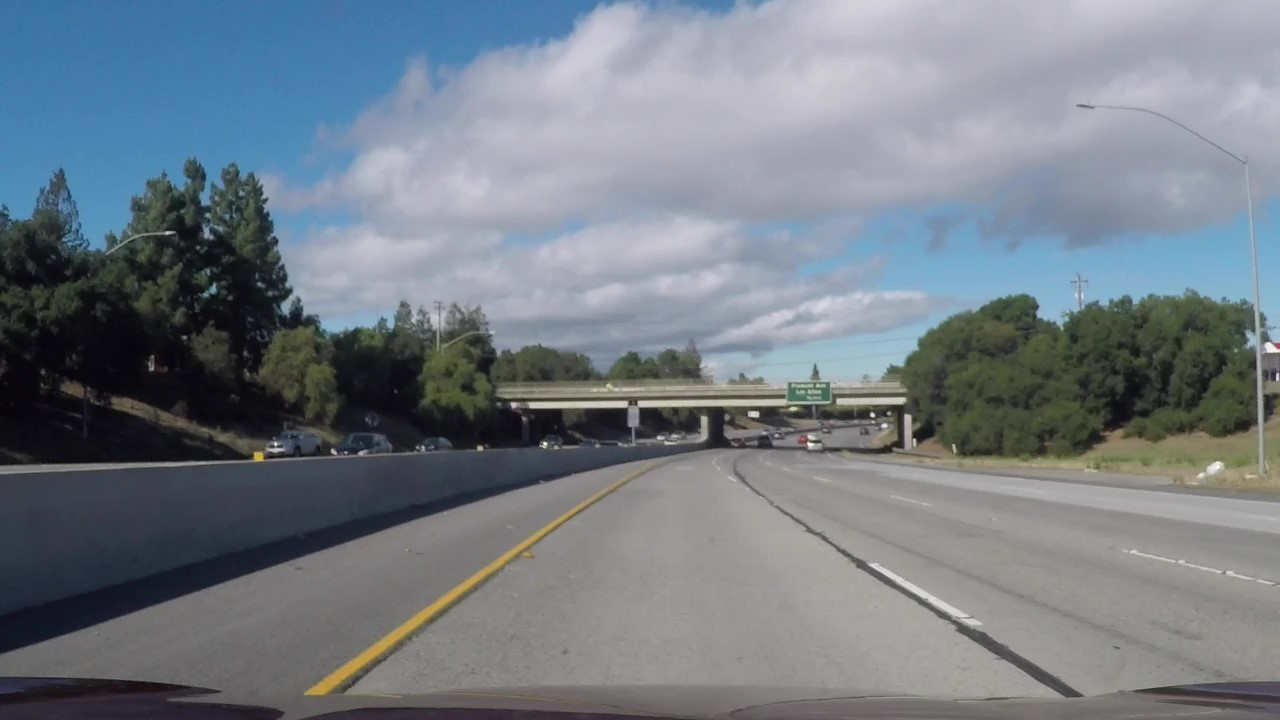
#> input picture test_images/challenge_1.jpg, 1280 x 720 px, given in place of test2.jpg, which was not available
$ jupyter execute --allow-errors Perspective_change.ipynb   (text cells are left out)
#> lines starting #> are read from the running program, lines starting #| are printed output that depends on the picture; pictures that were not available may be replaced by others from this repository, and a replacement may not be noted
### code/scripts/my_camera_cal.py
import numpy as np
import cv2
import glob
import matplotlib.pyplot as plt
from pathlib import Path
import pickle


# directory:  the directory where the callibration images are
# nx,ny the number of points inside the chess board
# [56 lines left out: functions find_points, undistort, saveValuesToUndistort, not called in this run]

def readValuesToUndistort(filename):
#> called with filename = 'config/myvalues_to_undistort.p'
    dist_pickle=pickle.load( open( filename, "rb" ) )
#> (reads code/config/myvalues_to_undistort.p from the repository)
    mtx=dist_pickle["mtx"]
    dist=dist_pickle["dist"]
    return mtx,dist

# [27 lines left out: functions unwarp, image_perspective, not called in this run]

### code/scripts/my_pipeline.py
import numpy as np
import cv2
import matplotlib.pyplot as plt
import matplotlib.image as mpimg


#WARNING:  These imports have to be done with scripts because they are being called from code.
from scripts.my_color_thresh import HLScolor_thresh

from scripts.my_sobel_thresh import abs_sobel_thresh
from scripts.my_sobel_thresh import mag_thresh
from scripts.my_sobel_thresh import dir_threshold

def pipeline(img, channel='s', color_thresh=(110, 255), orient='x',sobel_thresh=(20, 100)):

    # We are considering here only X and Y abs sobel threshold.

    grad_sobel = abs_sobel_thresh(img, orient=orient, thresh=sobel_thresh)

    #binary_color=HLScolor_thresh(img,channel,color_thresh)
    binary_color=HLScolor_thresh(img,channel=channel,thresh=color_thresh)

    # Stack each channel
    color_binary = np.dstack(( np.zeros_like(grad_sobel), grad_sobel, binary_color)) * 255
    #print(color_binary.shape)

    #Then combine them
    # Combine the two binary thresholds
    combined_binary = np.zeros_like(grad_sobel)
    combined_binary[(binary_color == 1) | (grad_sobel == 1)] = 1

    return color_binary, combined_binary

### code/done/Perspective_change.ipynb
[cell 1]
import numpy as np
import cv2
import matplotlib.pyplot as plt
import matplotlib.image as mpimg

import glob

[cell 2]
from scripts.my_camera_cal import readValuesToUndistort
from scripts.my_camera_cal import unwarp

from scripts.my_pipeline import pipeline

[cell 3]
from scripts.my_camera_cal import image_perspective

[cell 4]
mtx,dist=readValuesToUndistort("config/myvalues_to_undistort.p")

[cell 5]
# Make a list of calibration images
images = glob.glob('../test_images/*.jpg')
print(images)

[cell 6]
# Read in an image
image = mpimg.imread('../test_images/test2.jpg')
#> image is the input picture: shape (720, 1280, 3); mean R, G, B 116.2, 124.4, 132.9
print(image.shape)
#| (720, 1280, 3)

#undistort it
dst = cv2.undistort(image, mtx, dist, None, mtx)
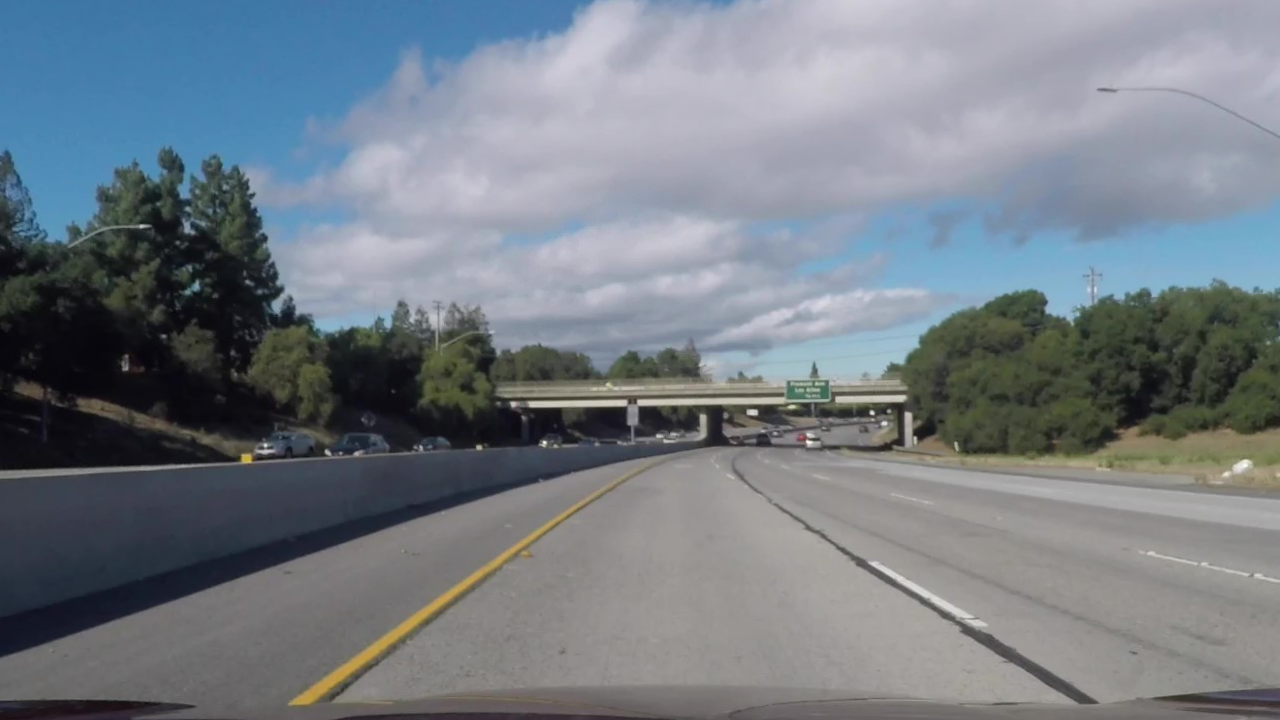
#> dst: shape (720, 1280, 3); mean R, G, B 117, 125, 133
print(dst.shape)
#| (720, 1280, 3)

[cell 7]
# Plot the result
f, (ax1, ax2) = plt.subplots(1, 2, figsize=(24, 9))
f.tight_layout()
ax1.imshow(image)
ax1.set_title('Original Image', fontsize=50)
ax2.imshow(dst)
ax2.set_title('Undistorted Image', fontsize=50)
plt.subplots_adjust(left=0., right=1, top=0.9, bottom=0.)
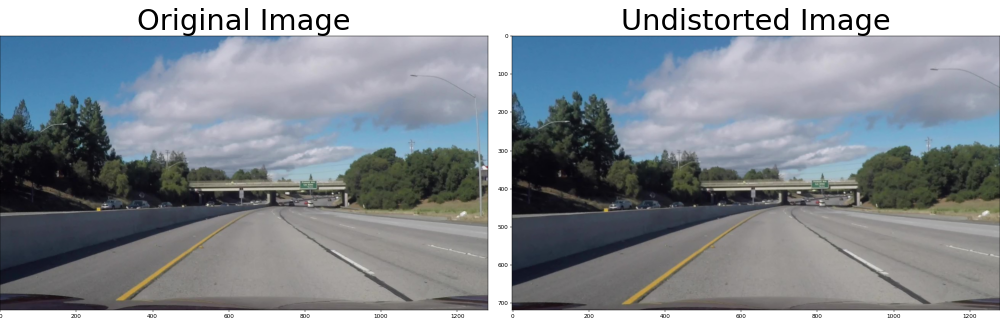
#> figure drawn by matplotlib, 2 panels

#> (a cell that did not finish here is left out)


[cell 9]
# Plot the result
f, (ax1, ax2) = plt.subplots(1, 2, figsize=(24, 9))
f.tight_layout()
ax1.imshow(dst)
ax1.set_title('Undistorted Image', fontsize=50)
#> (the rest of this cell did not finish here and is left out)

#> (a cell that did not finish here is left out)

[cell 11]
def image_perspective(image,source=np.float32 ([(580, 460), (202, 720), (1110, 720), (703, 460)]), destino=np.float32([(336, 0), (336, 720), (976, 720), (976, 0)])):
    img_size = (image.shape[1], image.shape[0])
    # [7 lines of commented-out code are left out]

    M = cv2.getPerspectiveTransform(source, destino)
    warped = cv2.warpPerspective(image, M, img_size)

    return warped,M

[cell 12]
def image_perspective(image):
    img_size = (image.shape[1], image.shape[0])
#> img_size = (1280, 720)
    #We need first a set of source points (in the riginal image)
    #src= [(580, 460), (205, 720), (1110, 720), (703, 460)]
    source= np.float32 ([(580, 460), (202, 720), (1110, 720), (703, 460)])

    #src = np.float32([corners[0], corners[nx-1], corners[-1], corners[-nx]])

    #We need a set of destiny points (in the transformed image)
    #dst=  [(320, 0), (320, 720), (960, 720), (960, 0)]
    destino= np.float32([(336, 0), (336, 720), (976, 720), (976, 0)])

    M = cv2.getPerspectiveTransform(source, destino)
    warped = cv2.warpPerspective(image, M, img_size)
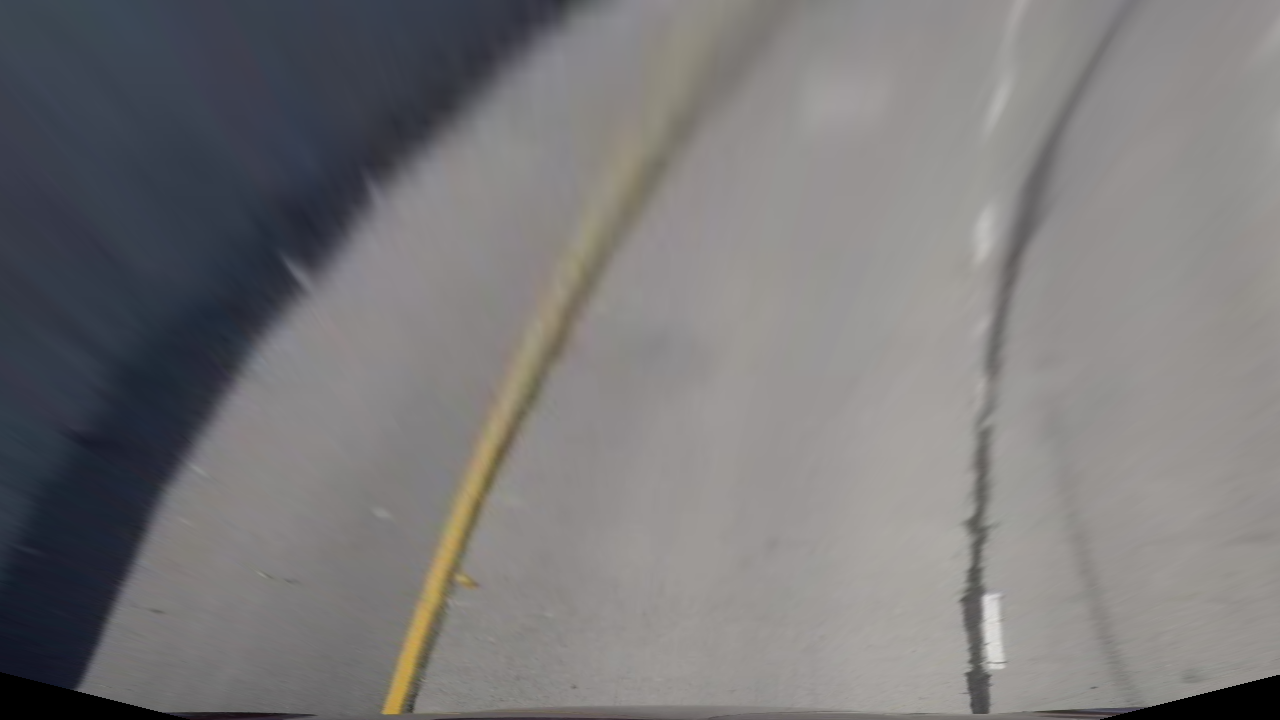
#> warped: shape (720, 1280, 3); mean R, G, B 122.3, 120.9, 121.8

    return warped,M

#> (a cell that did not finish here is left out)

[cell 14]
puntos= [(580, 460), (202, 720), (1110, 720), (703, 460)]
puntos.append(puntos[0])
xs, ys = zip(*puntos) #create lists of x and y values
coord2=  [(336, 0), (336, 720), (976, 720), (976, 0)]
coord2.append(coord2[0])
x3s,y3s= zip(*coord2)

[cell 15]
# Plot the result
f, (ax1, ax2) = plt.subplots(1, 2, figsize=(24, 9))
f.tight_layout()
ax1.plot(xs,ys,color='green',linewidth=2)
#> (the rest of this cell did not finish here and is left out)

[cell 16]
plt.figure(figsize=(20,10))
plt.plot(xs,ys,color='green',linewidth=2)
#> (the rest of this cell did not finish here and is left out)

[cell 17]
bird_image2,M2=image_perspective(dst)
#> M2 = [[-0.506, -1.54, 967.4], [-8.19e-16, -1.99, 913.7], [-9.64e-19, -0.00239, 1]]
plt.figure(figsize=(20,10))
plt.plot(x3s,y3s,color='green',linewidth=2)
plt.imshow(bird_image2)
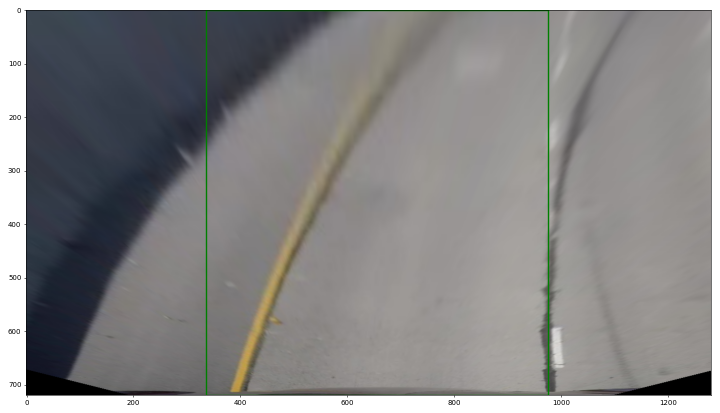
#> figure drawn by matplotlib, 1 panel
